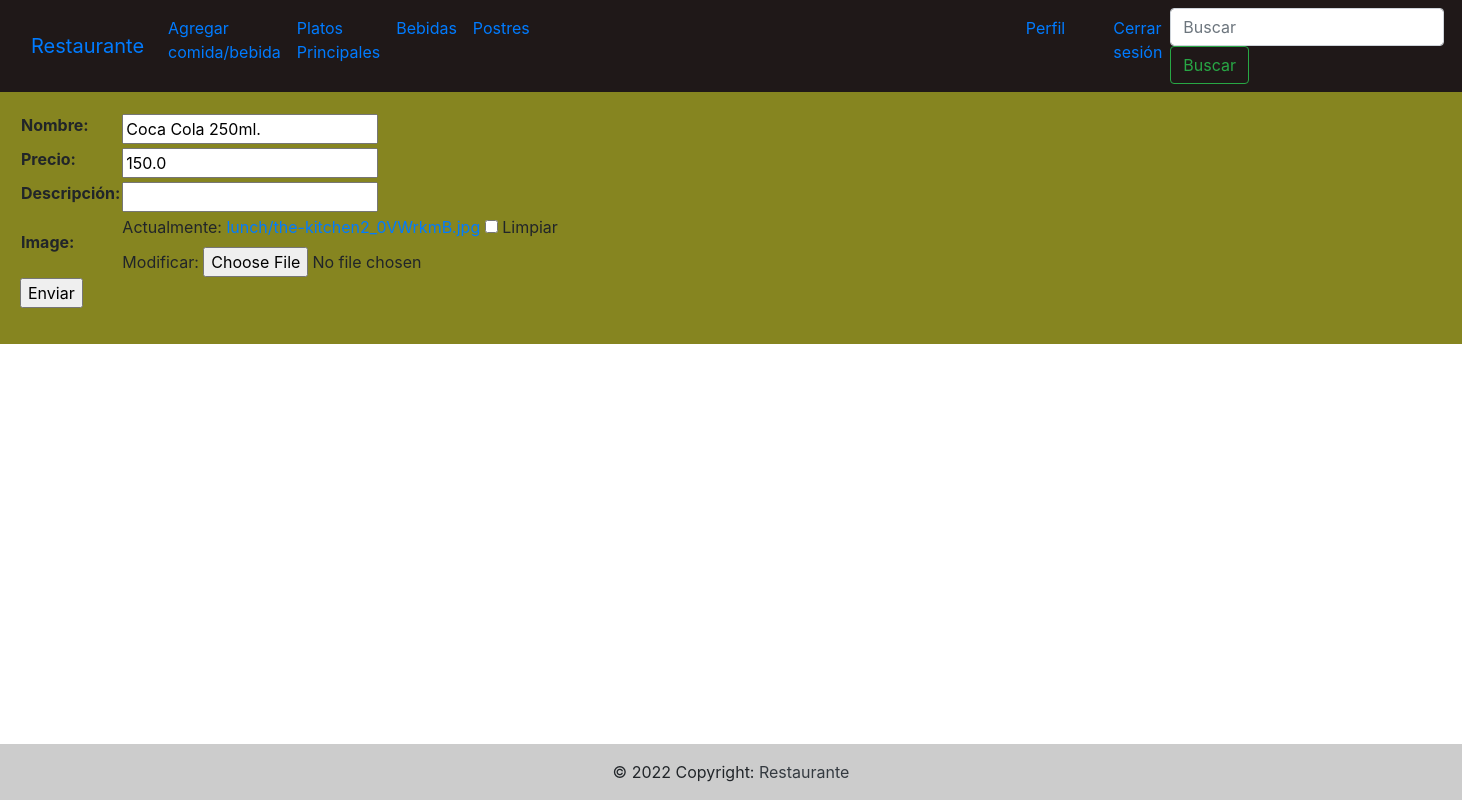
/lunch/update_drink/2/ (signed in), run on an earlier commit of the app's database.
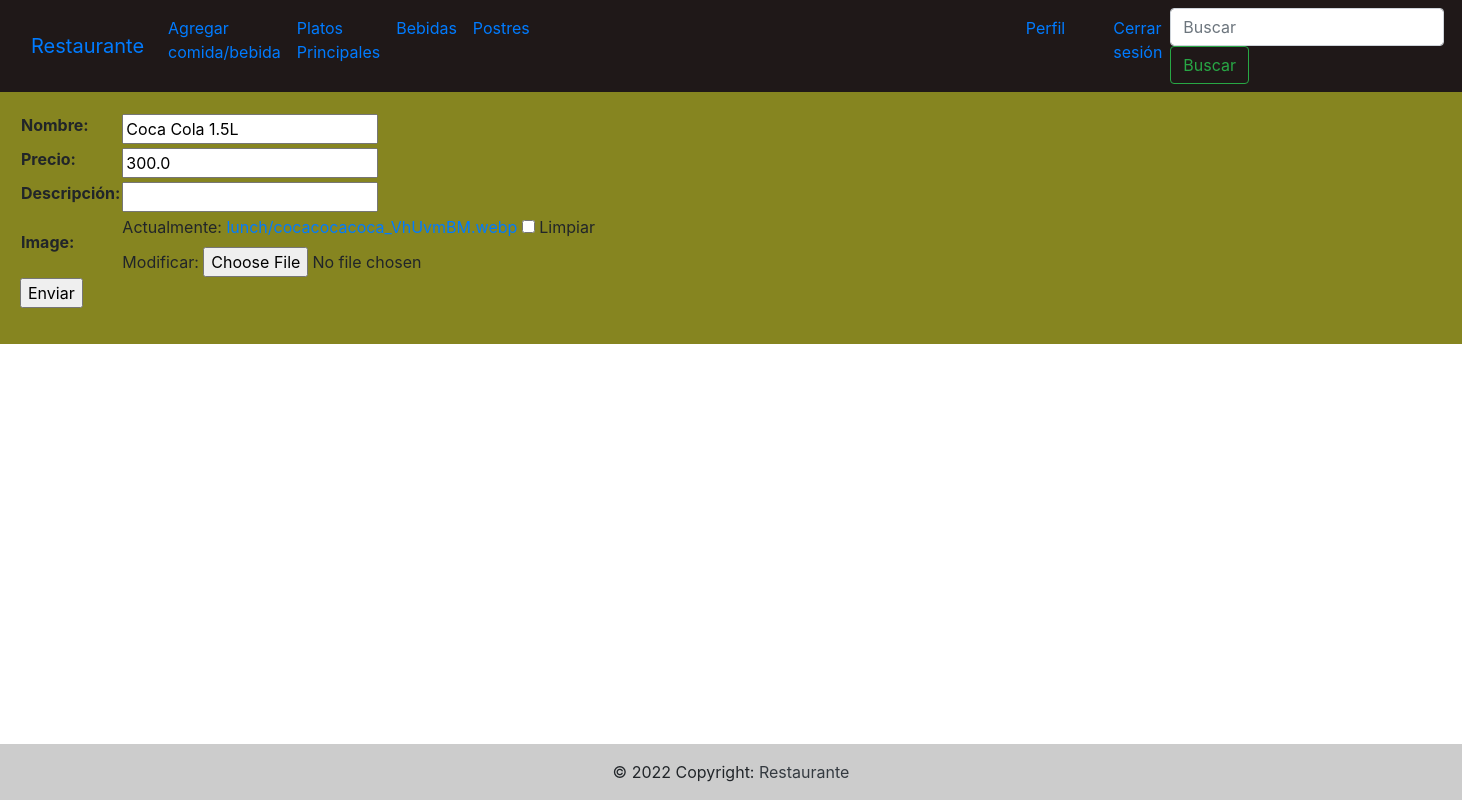
And on a later commit of the database.
### lunch/models.py (models this page shows, shortened)
class drink(models.Model):
    name = models.CharField(max_length=40)
    price = models.FloatField()
    description = models.CharField(max_length=200, blank=True, null=True)
    image = models.ImageField(upload_to='lunch/', blank=True, null=True)

### lunch/views.py (the view)
# urls.py: path("update_drink/<int:pk>/", update_drink, name="update_drink"),
@login_required
def update_drink(request, pk):
    if request.user.is_superuser:
        if request.method == "POST":
            form = Formulario_drink(request.POST, request.FILES)
            if form.is_valid():
                drinks = drink.objects.get(id=pk)
                drinks.name = form.cleaned_data['name']
                drinks.price = form.cleaned_data['price']
                drinks.description = form.cleaned_data['description']
                drinks.image = form.cleaned_data ['image']
                drinks.save()
                return redirect(drinks_list)
        elif request.method == "GET":
            drinks = drink.objects.get(id=pk)
            form = Formulario_drink(initial={
                                            "name":drinks.name,
                                            "price":drinks.price,
                                            "description":drinks.description,
                                            "image": drinks.image})
            context = {"form":form}
            return render(request, "drinks/update_drink.html", context=context)
    return redirect("login")

### lunch/forms.py
class Formulario_drink(forms.Form):
    name = forms.CharField(max_length=40, label= "Nombre")
    price = forms.FloatField(label="Precio")
    description = forms.CharField(max_length=200, label= "Descripción",required=False)
    image = forms.ImageField(required=False)

### templates/drinks/update_drink.html (shortened to what this page needs)
{% extends 'base.html' %}
{% block contenido_que_cambia %}
<div class="card-body" style="background-color:rgb(134, 133, 32)">
<form action="" method="POST" enctype="multipart/form-data">
<table>
{{form.as_table}}
</table>
<p><input type="submit"value="Enviar"></p>
</form>
</div>
{% endblock %}

What changed in the data, as far as the page shows it:
changed drink: name "Coca Cola 250ml." → "Coca Cola 1.5L"; price "150.0" → "300.0"
Also different on the page:
text no longer shown: "Nombre: Precio: Descripción: Image: Actualmente: lunch/the-kitchen2_0VWrkmB.jpg Limpiar Modificar:"
text now shown: "Nombre: Precio: Descripción: Image: Actualmente: lunch/cocacocacoca_VhUvmBM.webp Limpiar Modificar:"
